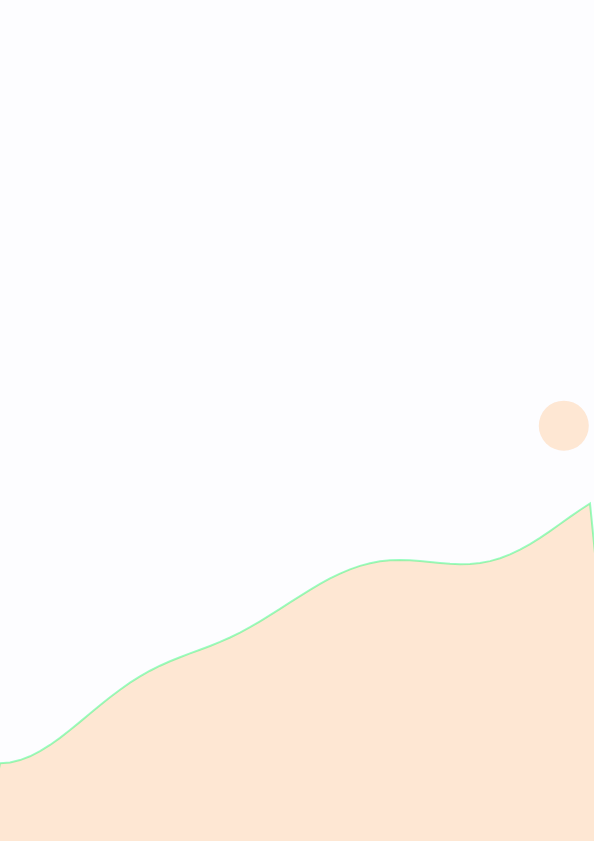
Frame 1 (no input)
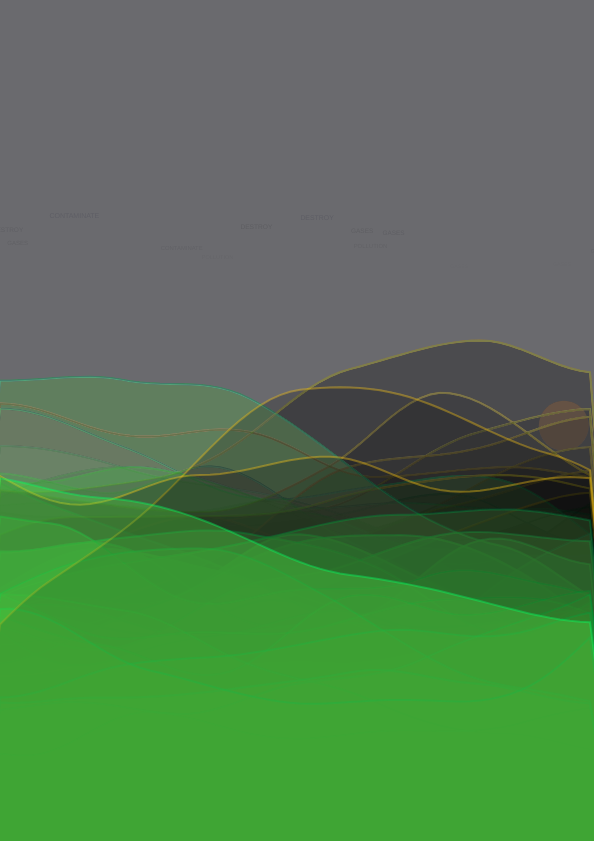
Frame 60 (no input)
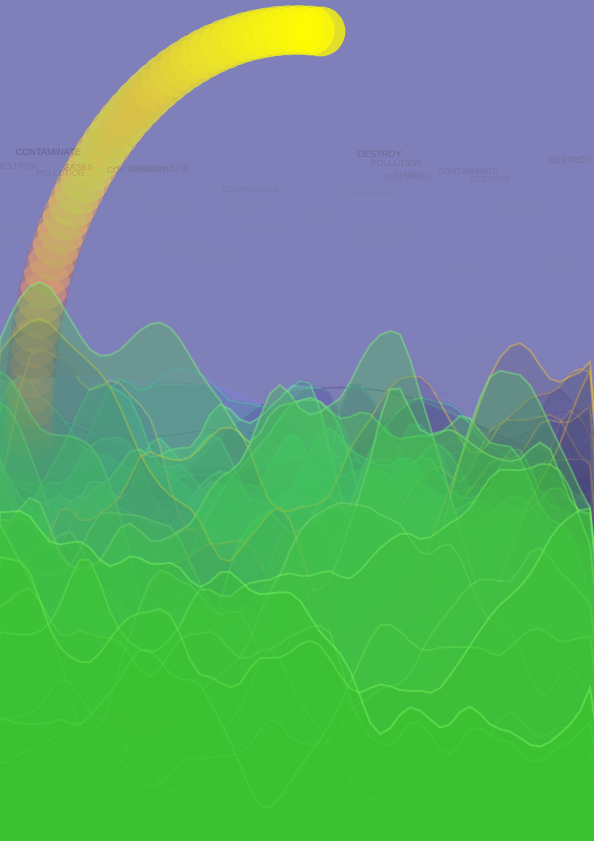
Frame 120 (the mouse pressed at the canvas centre since frame 60)

The p5.js sketch that drew these frames (run headless with seeded random() and noise() and a simulated clock; from frame 60 on, the mouse is pressed at the canvas centre):

// p5.js sketch
// ── sketch.js
//DAT405 / GAD405
//Final_Project

var xOff = 0;
var yOff = 0;
var cosX;
var sinY;
var angle = 0;
var topColour = '#000000';
var circleColour = '#DDDDDD';
var r = 0;
var g = 0;
var b = 0;
var a;
var c;
var pollutionHeight = 275;
var speedHeight = 1;
var wordChoice;
var opacityInc = 0;
var d;
//Default number for perlin increment
var increment = 0.05;
//sets amount of frames project will defualt to
var frames = 30;

//Initialization function
function setup() {
  //Set the size of rendering window - pixels
  createCanvas(594, 841);

  topColour = 255; //Sets colour as blue for background.
  b = 0; n = 0; m = 255; //Sets colour as blue for background rectangle layer.
  //Sets frame rate (tick speed) to 30fps.
  frameRate(30);
}



//Rendering function
function draw() {
  //Renders background with opacity defined as 2, allowing generated objects
  //to still be seen. Takes on colour of sky.
  background(topColour,2);
  //Splits page in half with two colour blocks. Will layer above background,
  //allows colourc changes to be more easily noticed.
  noStroke();
  fill(b,n,m,2);
  //Overlays background, allowing colour to show.
  rect(0,0,width, height/0.2);
  noFill();
  //Calls function to generate sun/day cycle.
  sun();
  //Prevents translate from moving text
  push();
  //Moves landscape shapes further down canvas to allow room for day/night cycle.
  translate(0,200);
  //Calls function that generates landscape.
  landscape();
  pop();
  //Calls pollution function
  pollution();
}

//Function generates a orange/yellow circle rotating on an angle to represent a sun cycle.
//Gradients toward yellow at midday.
function sun() {
  //Increments angle, making the circle move.
  angle+=0.04;
  //Creates angles from integer value (var angle).
  var cosX = cos(angle);
  var sinY = sin(angle);
  //Maps the range created by Sin and Cos and coverts them into X & Y coordinates.
  let a = map(cosX, -1, 1, 10, width-50);
  let c = map(sinY, -1, 1, 10, height-70);
  fill(r,g,b,2);
  //Checks position  of ball relative to top half or bottom half of the page. Changes state
  //depending on balls position on the y axis. Changes colour variables depending on argument result.
  if (c >= height/2) {
    //Adjusts style presets of sun, allowing it to become invisible while it's
    //below the landscape. Also changes backgrounds to black. (night)
    r = 0; g = 0; b = 0;
    b = 0; n = 0; m = 0;
    topColour = 0;
    noFill();
    noStroke();
  } else {
    //Changes colour of background rectangle layer to blue. Initiates daytime.
    b = 0; n = 0; m = 255;
    //Takes height(Y) of sun and maps to opacity, divided to only generate on top half of page.
    //Creates brightness effect. Sun is brightest at midday.
    fill(255,map(c, 0, height/2+60, 255, 100) ,0,map(c, 0, height/2-30, 200, 50));
    strokeWeight(3);
    topColour = 255;
  }
//Takes values generated along cos & sin axis and adds twenty to each ellipse.
//This ensures it is not off the page.(starting at 0)
ellipse(20+a, 20+c, 50, 50);
}

//Function uses perlin noise to generate landscape.
function landscape() {
  //Maps position of mouse height to colour value. Used for lanscape.
  var mouseVal = map(mouseY,0,height,0, 255);
  beginShape();
    for (var x = 0; x <= width; x+=10) {
      //Maps position of mouse along x axis to incrementer values between 0.01 and 0.1
      increment = map(mouseX,0,height,0.01,0.1);
      // Maps perlin noise values to Y coordinates.
      var y = map(noise(xOff,yOff),0,1,0,height);

  //Finds shapes generated below a point, creating a sense of distance
  //between landscape colours, also creates a sunset effect.
      if (y > 300) {
        stroke(mouseVal,255,100,100);
        strokeWeight(2);
        //Takes original colour and subtracts each by the opacity incrementor
        //mapped to colour values, subtracting towards black.
        //Greens.
        fill(115-d,255-d,100-d,80);
      } else {
          stroke(255,201,21,100);
          strokeWeight(2);
          //Takes value of mouse position mapped to colour, creates darkening effect
          //when user moves mouse.
          fill(mouseVal-d,mouseVal-d,mouseVal-d,50);
      }
      //Creates vertex points out of generated values.
      vertex(x, y);
      //Adjusts perlin values every loop to generate new shapes.
      xOff += increment;
    }
    //yOff = map(mouseY,0,height,0, 10);
    yOff += 0.01;

  //Creates a container for the graph allowing it to be positioned at the bottom
  //of the page. Added margins to width (50) to remove visibility from canvas.
    vertex(width+50, height);
    vertex(0-50, height);
    endShape(CLOSE);

}

//Function creates a pollution effect using text generated towards the top of
//of the canvas. The incrementor influencing the climate change effects
//(landscape colour shift and sky colour shift) is stored here.
 function pollution() {
   //Increments the opacity variable. Which is then mapped to a colour value up to 255.
   opacityInc += 0.5;
   d = map(opacityInc, 0, 255, 0, 255);
   //Sets array for randomly generated words, theme of pollution.
   var words = ['GREENHOUSE', 'GASES', 'POLLUTION', 'CONTAMINATE', 'DESTROY'];
   //Rounds random value to an integer, and Math.abs ensures the value is not negative.
   //Number is between 0-25 to generate sense of space between text, mapped to opacityInc
   //to reduce space/frequency of words as other items are incremented.
   var wordChoice = round(random(0, Math.abs(19-map(opacityInc,0,255,0,14))));
   //Selects word and places in variable to use.
   var word = words[wordChoice];
   //pollutionHeight defines starting point (y value) of pollution text. Subtracted by
   //predefined speed to move text up the page.
   pollutionHeight = pollutionHeight - speedHeight;
   //Statement resets text when it hits the top of the page.
   if (pollutionHeight < 0) {
      pollutionHeight = 350;
   }
   //Checks progress of mapped opacity value, if above value of colour
   //(that would turn landscape to black), if true then rotates generated text
   //and changes to bold. Increases incrementor after this also.
   if (d >= 250) {
     opacityInc +=0.7;
      textStyle(BOLD);
      rotate(random(0,30));
   } else if (d > 150) {
     opacityInc +=0.6;
     rotate(random(0,30));
   }

   //If program has been running till this amount of ticks. Backgrounds will shift
   //to black to show damage done to environment by pollution.
   if (d >= 1600) {
     r = 0; g = 0; b = 0;
     b = 0; n = 0; m = 0;
     topColour = 0;
   }
  //Random generation of black shade for text, appearance of smoke/fumes. Opacity changes with incrementer.
  fill(0,0,random(0,40),opacityInc);
  noStroke();
  //Text size is mapped to opacity incrementer, increasing size of text within parameters
  //as other objects also change with incrementer.
  textSize(map(opacityInc, 0, 100, 5, 12));
  //If statement checks if selected array value is a word. Allows wordChoice variable to run
  //and create frequency (better explained in comment for variable).
  if (wordChoice <= 4) {
    //Draws word, positioned randomly along X axis and moves along Y axis using
    //pollutionHeight variable defined above. Moved -10 along due to spacing issue noticed.
    text(word, random(-10, width), pollutionHeight);
  }
  //returns value of opacityIncs colour mapping for continued use.
  return d;
 }

// ── style.css
html, body {
  height: 100%;
}

body {
  background-color: #FFFFFF;
  margin: 0;
  display: flex;
  justify-content: center;
  align-items: center;
  padding:100px 0px 100px 0px;
}

h1 {
  margin-right:30px;
  color: #000000;
  font-size: 80%;
  font-family: sans-serif;
}
